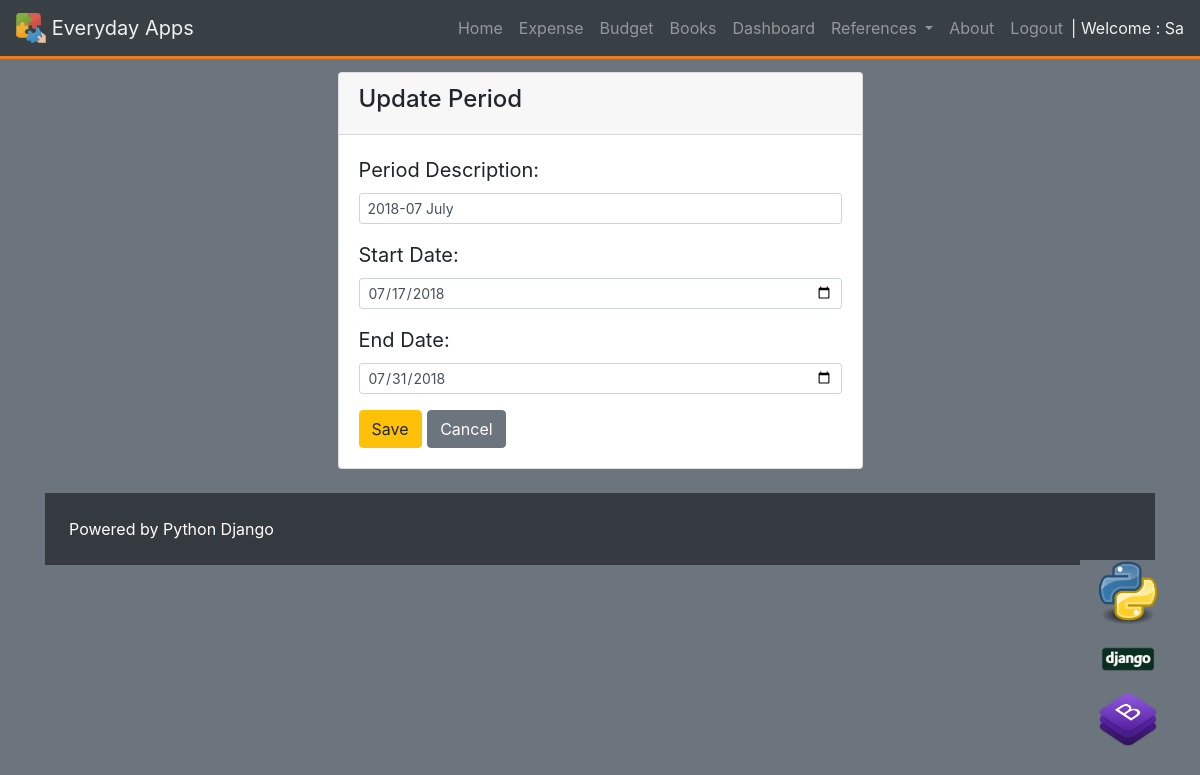
Page /period/update/4/ (signed in) on the committed database.
### period/models.py (models this page shows, shortened)
class Period(models.Model):
	user 		= models.ForeignKey(settings.AUTH_USER_MODEL)
	perioddesc		= models.CharField(max_length=120)
	startdate		= models.DateField()
	enddate		= models.DateField()
	timestamp	= models.DateTimeField(auto_now_add=True)
	updated		= models.DateTimeField(auto_now=True)
	class Meta:
		ordering = ['perioddesc','-updated']

### period/views.py (the view)
# urls.py: url(r'^update/(?P<pk>\d+)/$', PeriodUpdateView.as_view(), name='detail'),
class PeriodUpdateView(LoginRequiredMixin, UpdateView):
    template_name = 'Period/detail-update.html'
    form_class = PeriodForm
    success_url = '/period/?q='
    def get_queryset(self):
        return Period.objects.filter(user=self.request.user)
    def get_context_data(self, *args, **kwargs):
        context = super(PeriodUpdateView, self).get_context_data(*args, **kwargs)
        context['title'] = 'Update Period'
        return context
    def get_form_kwargs(self):
        kwargs = super(PeriodUpdateView, self).get_form_kwargs()
        kwargs['user'] = self.request.user
        return kwargs

### period/forms.py
class PeriodForm(forms.ModelForm):
	perioddesc = forms.CharField(widget=forms.TextInput(
				attrs={
					'class' : 'form-control',
					'placeholder' : 'Enter name here',
				}
			))
	startdate = forms.DateField(widget=forms.TextInput(
				attrs={
					'class' : 'form-control',
					'placeholder' : 'Enter start date here',
					'type' : 'Date',
				}
			))
	enddate = forms.DateField(widget=forms.TextInput(
				attrs={
					'class' : 'form-control',
					'placeholder' : 'Enter end date here',
					'type' : 'Date',
				}
			))
	class Meta:
		model = Period
		fields = [
			'perioddesc',
			'startdate',
			'enddate',
		]
	def __init__(self, user=None, *args, **kwargs):
		print(user)
		super(PeriodForm, self).__init__(*args, **kwargs)
		self.fields['perioddesc'].label = "Period Description"
		self.fields['startdate'].label = "Start Date"
		self.fields['enddate'].label = "End Date"

### period/templates/period/detail-update.html (shortened to what this page needs)
{% extends "base.html" %}
{% block content %}
	{% include 'snippets/form-snippet.html' with form=form %}
{% endblock %}

### Templates/snippets/nav.html (shortened to what this page needs)
{% load static %}
  <div class='container fixed-top'>
<nav class="navbar navbar-default navbar-expand-lg fixed-top navbar-dark bg-dark text-white  ">
  <a class="navbar-brand  text-white" href='{% url "home" %}'> <img src="{% static 'category/jigsaw.svg' %}" alt=""  width="30" height="30" class="d-inline-block align-top " alt=""> Everyday Apps </a>
  <div class="collapse navbar-collapse text-white" id="navbarNavDropdown" >
    <ul class="navbar-nav ml-auto">
      <li class="nav-item ">
        <a class="nav-link" href='{% url "home" %}'>Home</a>
      </li>
      {% if request.user.is_authenticated %}
        <li class="nav-item">
          <a class="nav-link" href='{% url "expense:list" %}?q= '>Expense</a>
        </li>
        <li class="nav-item">
          <a class="nav-link" href='{% url "budget:list" %}?q= '>Budget</a>
        </li>
        <li class="nav-item">
          <a class="nav-link" href='{% url "books:book_list" %}'>Books</a>
        </li>
        <li class="nav-item">
          <a class="nav-link" href='{% url "dashboard:json_example" %}'>Dashboard</a>
        </li>
        <li class="nav-item dropdown ">
          <a class="nav-link dropdown-toggle" href="#" id="navbarDropdownMenuLink" data-toggle="dropdown" aria-haspopup="true" aria-expanded="false">
            References
          </a>
        </li>
      {% endif %}
      <li class="nav-item">
        <a class="nav-link" href='{% url "about" %}'>About</a>
      </li>
      {% if request.user.is_authenticated %}
      <li class="nav-item">
        <a class="nav-link" href='{% url "logout" %}'>Logout</a>
      </li>
      {% endif %}
    </ul>
    {% if request.user.is_authenticated %}
      <span class="navbar-text text-white text-capitalize">
        <h8> | Welcome : {{ user }} </h8>
      </span>
    {% endif %}
  </div>
</nav>
</div>

### Templates/snippets/form-snippet.html (shortened to what this page needs)
<br>
<br>
<br>
{% load widget_tweaks %}
<form method="post" novalidate>
<div class='container'>
    <div class='row'>
      <div class='col-3'>
      </div>
      <div class='col-6'>
        <div class="card">
          <div class="card-header">
              <h4>{{ title }}</h4>
          </div>
          <div class="card-body">
            <blockquote class="blockquote mb-0">
        {% for field in form.visible_fields %}
          <div class="form-group">
            {{ field.label_tag }}
            {% if form.is_bound %}
              {% if field.errors %}
                {% render_field field class="form-control is-invalid form-control-sm" %}
                {% for error in field.errors %}
                  <div class="invalid-feedback">
                    {{ error }}
                  </div>
                {% endfor %}
              {% else %}
                {% render_field field class="form-control is-valid form-control-sm" %}
              {% endif %}
            {% else %}
              {% render_field field class="form-control form-control-sm" %}
            {% endif %}
          </div>
        {% endfor %}
        <button type="button" class="btn btn-warning" data-toggle="modal" data-target="#exampleModal">
          Save
        </button>
        <button onclick="window.history.back();" class="btn btn-secondary" type="button">Cancel</button>
        </form>
          </div>
        </div>
      <div class='col-3'>
      </div>

### Templates/base.html (style rules this page uses)
.navbar { box-shadow: 0px 3px 0px #fd7e14; opacity: 0.9; transition: top 0.3s; }

### rows in the picture
Period: perioddesc "2018-07 July" "07/17/2018" "07/31/2018"

### other values in the picture
{{ user }} "Sa"
{{ title }} "Update Period"
{{ field.label_tag }} "Period Description:" "Start Date:" "End Date:"
